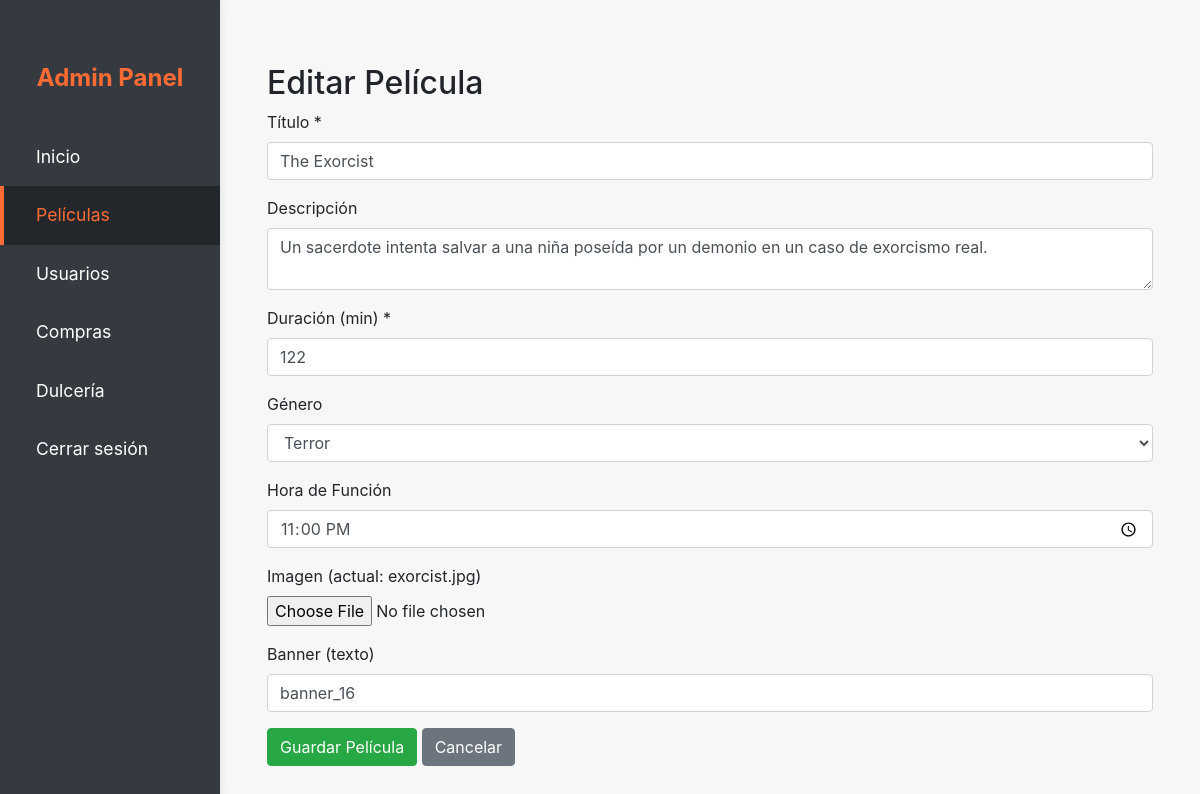
The app's page /admin/peliculas/editar/192 (signed in) with its own data.
### tables this page shows
CREATE TABLE Peliculas (
        id INTEGER PRIMARY KEY AUTOINCREMENT,
        titulo TEXT NOT NULL,
        descripcion TEXT,
        duracion INTEGER NOT NULL,  -- Duración en minutos
        genero_id INTEGER,
        hora_funcion TIME,
        imagen TEXT,  -- Campo para la imagen de la película
        banner_pelicula TEXT,  -- Campo para el banner de la película
        FOREIGN KEY (genero_id) REFERENCES Generos(id)
    );

CREATE TABLE Generos (
        id INTEGER PRIMARY KEY AUTOINCREMENT,
        nombre TEXT NOT NULL
    );

### app.py (the view, shortened to what this page needs)
@app.route('/admin/peliculas/editar/<int:pelicula_id>', methods=['GET', 'POST'])
def admin_pelicula_editar(pelicula_id):
    if 'admin_id' not in session:
        return redirect(url_for('login'))
    conn = get_db()
    cursor = conn.cursor()
    cursor.execute('SELECT id, nombre FROM Generos ORDER BY nombre')
    generos = cursor.fetchall()
    cursor.execute('SELECT * FROM Peliculas WHERE id = ?', (pelicula_id,))
    pelicula = cursor.fetchone()
    if not pelicula:
        conn.close()
        return redirect(url_for('admin_peliculas'))
    conn.close()
    return render_template('admin/admin_pelicula_form.html', generos=generos, pelicula=pelicula)

### app.py (called while the page is built)
def get_db():
    conn = sqlite3.connect(DATABASE)
    conn.row_factory = sqlite3.Row  # Para obtener resultados como diccionarios
    return conn

### templates/admin/admin_pelicula_form.html (shortened to what this page needs)
<!DOCTYPE html>
<html lang="es">
<head>
    <link rel="stylesheet" href="https://maxcdn.bootstrapcdn.com/bootstrap/4.5.2/css/bootstrap.min.css">
    <link rel="stylesheet" href="{{ url_for('static', filename='css/admin.css') }}">
</head>
<body>
    <div class="sidebar">
        <div class="sidebar-title">Admin Panel</div>
        <a class="nav-link" href="{{ url_for('dashboard_admin') }}">Inicio</a>
        <a class="nav-link active" href="/admin/peliculas">Películas</a>
        <a class="nav-link" href="/admin/usuarios">Usuarios</a>
        <a class="nav-link" href="/admin/compras">Compras</a>
        <a class="nav-link" href="/admin/dulceria">Dulcería</a>
        <a class="nav-link" href="{{ url_for('logout') }}">Cerrar sesión</a>
    </div>
    <div class="main-content">
        <div class="container mt-4">
            <h2>{% if pelicula %}Editar{% else %}Nueva{% endif %} Película</h2>
            <form method="POST" enctype="multipart/form-data">
                <div class="form-group">
                    <label for="titulo">Título *</label>
                    <input type="text" class="form-control" id="titulo" name="titulo" required value="{{ pelicula.titulo if pelicula else '' }}">
                </div>
                <div class="form-group">
                    <label for="descripcion">Descripción</label>
                    <textarea class="form-control" id="descripcion" name="descripcion">{{ pelicula.descripcion if pelicula else '' }}</textarea>
                </div>
                <div class="form-group">
                    <label for="duracion">Duración (min) *</label>
                    <input type="number" class="form-control" id="duracion" name="duracion" required value="{{ pelicula.duracion if pelicula else '' }}">
                </div>
                <div class="form-group">
                    <label for="genero_id">Género</label>
                    <select class="form-control" id="genero_id" name="genero_id">
                        {% for g in generos %}
                            <option value="{{ g.id }}" {% if pelicula and pelicula.genero_id == g.id %}selected{% endif %}>{{ g.nombre }}</option>
                        {% endfor %}
                    </select>
                </div>
                <div class="form-group">
                    <label for="hora_funcion">Hora de Función</label>
                    <input type="time" class="form-control" id="hora_funcion" name="hora_funcion" value="{{ pelicula.hora_funcion if pelicula else '' }}">
                </div>
                <div class="form-group">
                    <label for="imagen">Imagen {% if pelicula and pelicula.imagen %}(actual: {{ pelicula.imagen }}){% endif %}</label>
                    <input type="file" class="form-control-file" id="imagen" name="imagen" accept="image/*">
                </div>
                <div class="form-group">
                    <label for="banner_pelicula">Banner (texto)</label>
                    <input type="text" class="form-control" id="banner_pelicula" name="banner_pelicula" value="{{ pelicula.banner_pelicula if pelicula else '' }}">
                </div>
                <button type="submit" class="btn btn-success">Guardar Película</button>
                <a href="{{ url_for('admin_peliculas') }}" class="btn btn-secondary">Cancelar</a>
            </form>
        </div>
    </div>
</body>
</html>

### static/css/admin.css (style rules this page uses)
body { background-color: #f7f7f7; }
.sidebar { position: fixed; top: 0; left: 0; height: 100vh; width: 220px; background: #343a40; color: #fff; padding-top: 60px; box-shadow: 2px 0 8px rgba(0,0,0,0.07); z-index: 100; }
.sidebar .sidebar-title { font-size: 1.5rem; font-weight: bold; text-align: center; margin-bottom: 2rem; color: #ff6b35; }
.sidebar .nav-link { color: #fff; font-size: 1.1rem; padding: 1rem 2rem; display: block; border-left: 4px solid transparent; transition: background 0.2s, border-color 0.2s; }
.sidebar .nav-link.active, .sidebar .nav-link:hover { background: #23272b; border-left: 4px solid #ff6b35; color: #ff6b35; text-decoration: none; }
.main-content { margin-left: 220px; padding: 2.5rem 2rem 2rem 2rem; }

### records on screen
Peliculas: titulo "The Exorcist", descripcion "Un sacerdote intenta salvar a una niña poseída por un demonio en un caso de exorcismo real.", duracion "122", genero_id "Terror", hora_funcion "23:00:00", imagen "exorcist.jpg", banner_pelicula "banner_16"
